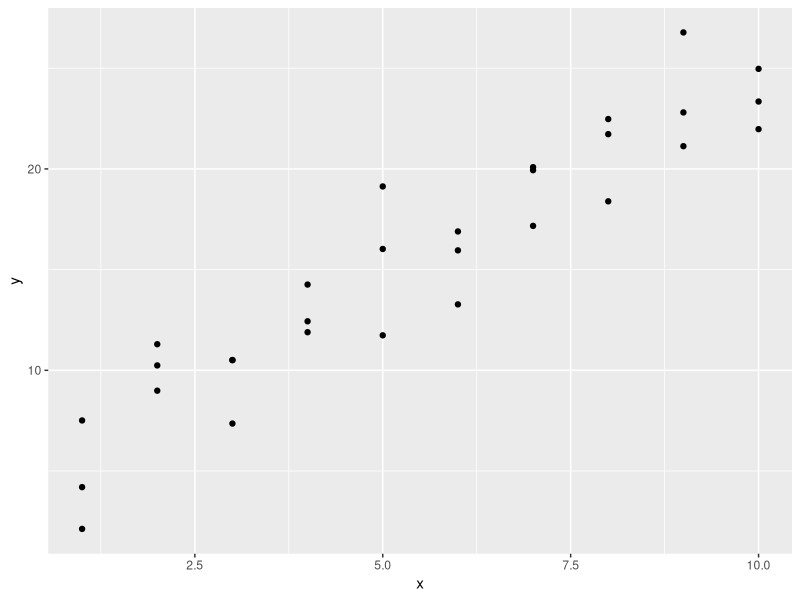
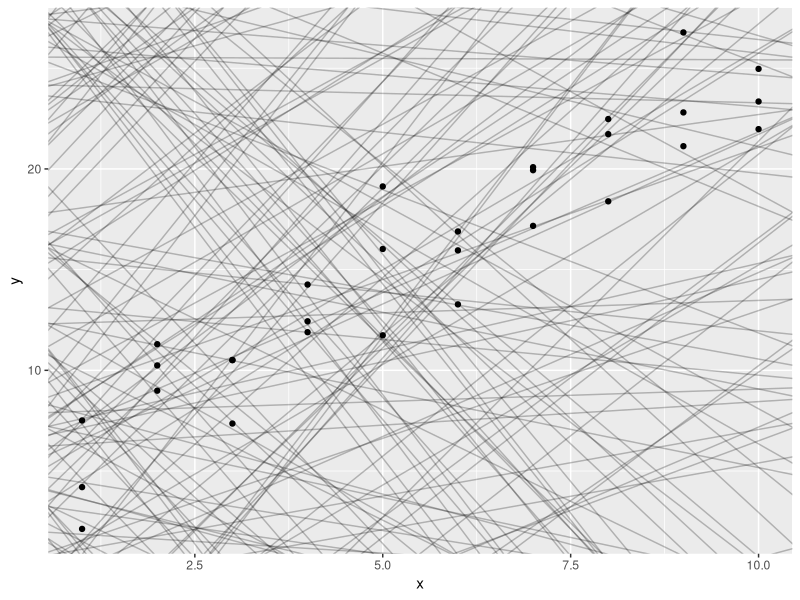
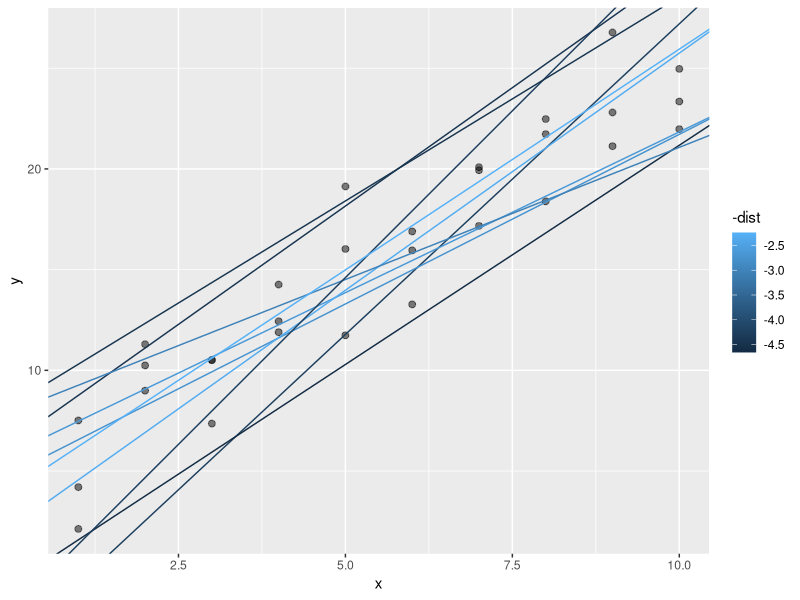
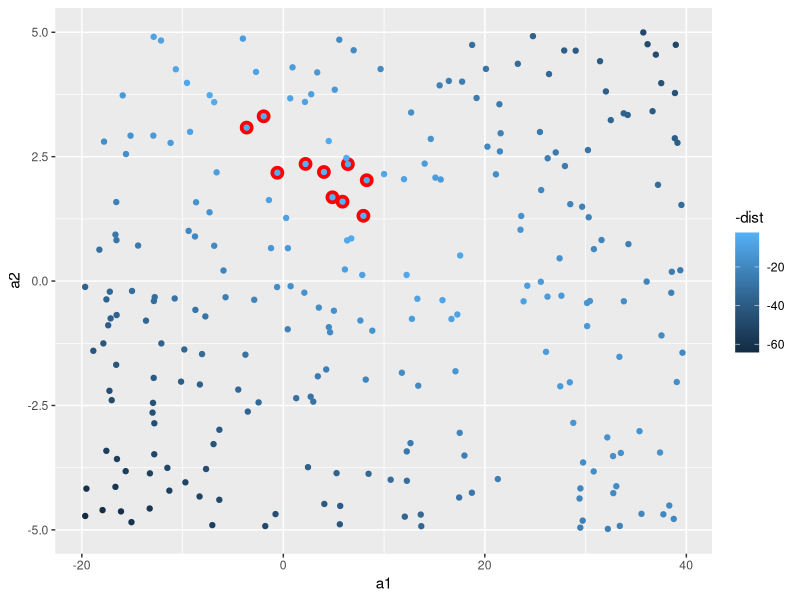
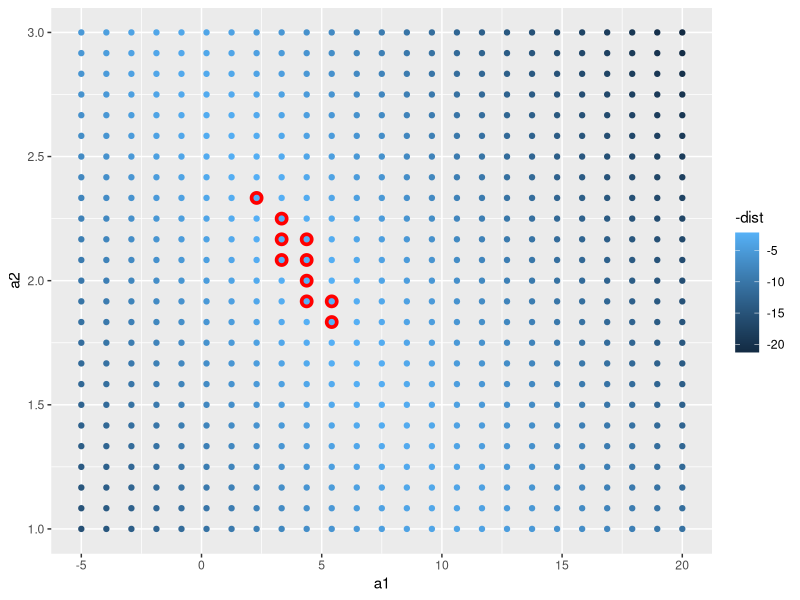
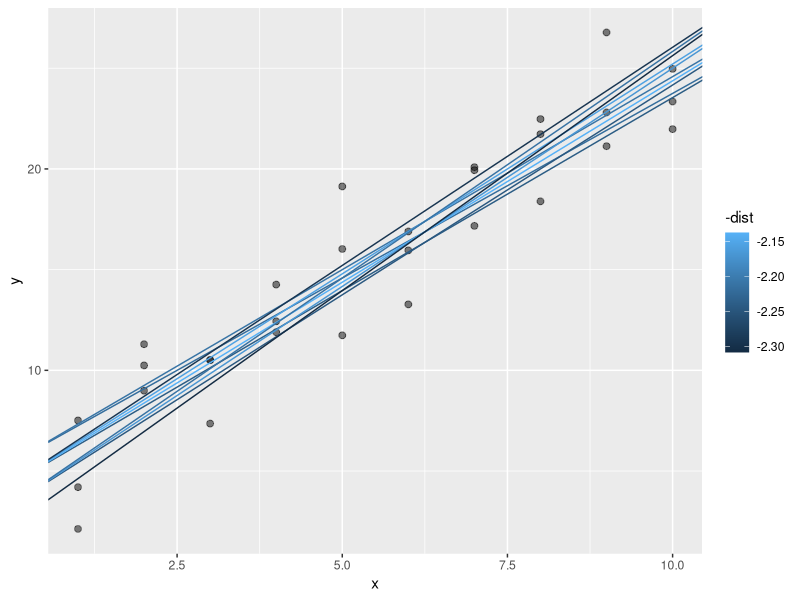
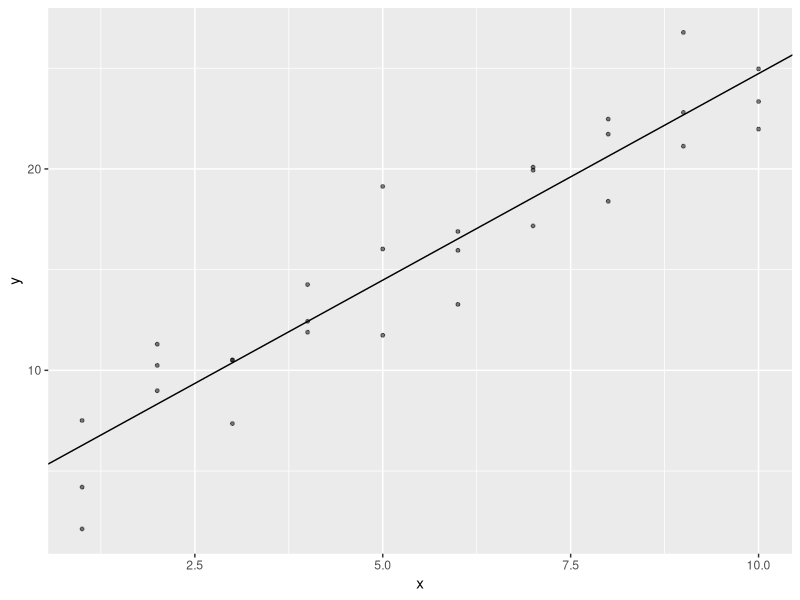
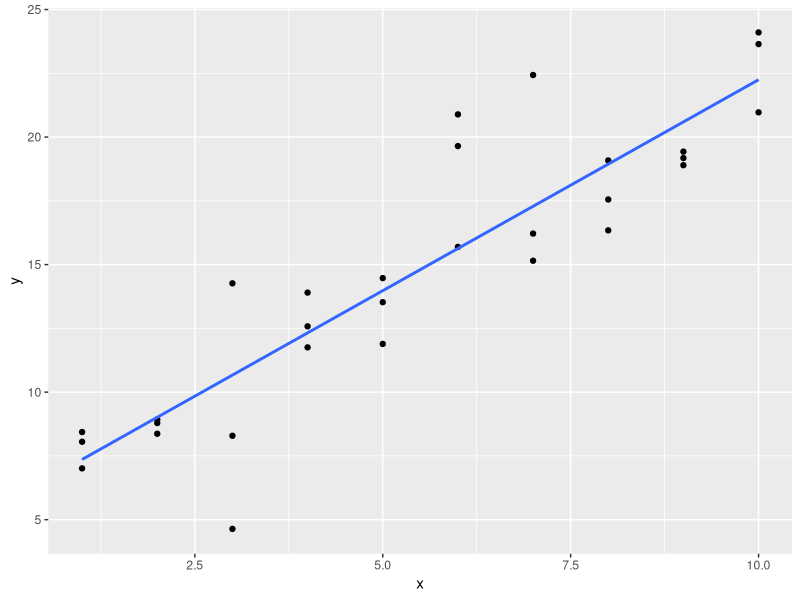

Reproduce these figures in R, in order.

############################## MODEL BASICS ################################

# source: https://r4ds.had.co.nz/model-basics.html


library(tidyverse)
library(modelr)

# NA's are not silently dropped
options(na.action = "na.warn")



# A simple model ----------------------------------------------------------

data(sim1)

# sim1-data set
ggplot(data = sim1, aes(x = x, y = y)) +
  geom_point()



## random search ----------------------------------------------------------
# run mutiple linear models to get a feeling
models <- tibble(
  a1 = runif(n = 250, min = -20, max = 40),
  a2 = runif(n = 250, min = -5, max = 5)
)


ggplot(sim1, aes(x = x, y = y)) + 
  geom_abline(aes(intercept = a1, slope = a2),
              data = models,
              alpha = 0.25) + 
  geom_point()




# create model-prediction-function (turn model into a function)
model1 <- function(a, data) {
  
  # yhat = b0 + b1 * x
  a[1] + a[2] * data$x
}

# 7 and 1.5 are the parameters of the  1.model!
model1(c(7, 1.5), sim1)




# measure distance between yhat and y with one value
# => “root-mean-squared deviation”
# We compute the difference between actual (y)
# and predicted (yhat), square them, average them, 
# and the take the square root. 

measure_distance <- function(mod, data) {
  
  # difference = y - yhat (= b0 + b1 * x)
  diff <- data$y - model1(mod, data)
  
  # square differecnt, average it and take the square root
  sqrt(mean(diff^2))
}


measure_distance(c(7, 1.5), sim1)



# let's compute the difference for all 250 models above

sim1_dist <- function(a1, a2) {
  measure_distance(c(a1, a2), sim1)
}

# need a purrr-helper function because 
# our distance function expects the model 
# as a numeric vector of length 2.
models <- models %>% 
  mutate(dist = purrr::map2_dbl(a1, a2, sim1_dist))

View(models)


# plot the 10 best fitting models
ggplot(sim1, aes(x = x, y = y)) +
  geom_point(size = 2, alpha = 0.5) + 
  geom_abline(
    aes(intercept = a1, slope = a2, color = -dist),
    data = filter(models, rank(dist) <= 10)
  )


# or think of the models as data points (observations)
# again the best 10 are highlighted
ggplot() +
  geom_point(aes(x = a1, y = a2),
             size = 4, 
             color = "red",
             data = filter(models, rank(dist) <= 10)) + 
  geom_point(aes(x = a1, y = a2,
                 color = -dist),
             data = models)



## grid search ------------------------------------------------------------

# instead of fitting models randomly we could do it more 
# systematically

grid <- expand.grid(
  # range is picked from the top 10 models above...
  a1 = seq(-5, 20, length = 25),
  a2 = seq(1, 3, length = 25)
  ) %>% 
  mutate(dist = purrr::map2_dbl(a1, a2, sim1_dist))

grid %>% 
  ggplot(aes(x = a1, y = a2)) + 
  geom_point(data = filter(grid, rank(dist) <= 10),
             size = 4, 
             color = "red") + 
  geom_point(aes(color = -dist))


ggplot(sim1, aes(x = x, y = y)) + 
  geom_point(size = 2, alpha = 0.5) + 
  geom_abline(
    aes(intercept = a1, slope = a2, color = -dist),
    data = filter(grid, rank(dist) <= 10)
  )

# compare to random search => distances between y and yhat are much smaller!
# You could imagine iteratively making the grid finer and finer until
# you narrowed in on the best model. But there is an even better way...




## Newton-Raphson-search --------------------------------------------------
# numerical minimisation tool

best <- optim(c(0, 0), measure_distance, data = sim1)
best$par

# If you have a function that defines the distance between a model and a dataset, 
# an algorithm (optim()) that can minimise that distance by modifying the parameters 
# of the model, you can find the best model. The neat thing about this approach is 
# that it will work for any family of models that you can write an equation for.

ggplot(sim1, aes(x = x, y = y)) +
  geom_point(size = 1, alpha = 0.5) +
  geom_abline(intercept = best$par[1], slope = best$par[2])

# looks damn good!



## linear model -----------------------------------------------------------

# y = a_1 + a_2 * x_1 + a_3 * x_2 + ... a_n * x_(n-1)

sim1_mod <- lm(y ~ x, data = sim1)

coef(sim1_mod)

# These are exactly the same values we got with optim()! 
# Behind the scenes lm() doesn’t use optim() but instead 
# takes advantage of the mathematical structure of linear 
# models. Using some connections between geometry, 
# calculus, and linear algebra, lm() actually finds the 
# closest model in a single step, using a sophisticated 
# algorithm. This approach is both faster, and guarantees 
# that there is a global minimum.




### Exercises -------------------------------------------------------------

# 1)
# One downside of the linear model is that it is **sensitive** to 
# unusual values because the distance incorporates a squared 
# term. Fit a linear model to the simulated data below, and 
# visualise the results. Rerun a few times to generate different 
# simulated datasets. What do you notice about the model?


# student t-distribution
sim1a <- tibble(
  x = rep(1:10, each = 3),
  y = x * 1.5 + 6 + rt(length(x), df = 2)
  )


ggplot(sim1a, aes(x= x, y = y)) +
  geom_point() + 
  geom_smooth(method = "lm", se = FALSE)


# compare to normal distribution
sim1b <- tibble(
  x = rep(1:10, each = 3),
  y = x * 1.5 + 6 * rnorm(length(x), mean = 0, sd = 1)
  )
          

ggplot(sim1b, aes(x = x, y = y)) +
  geom_point() + 
  geom_smooth(method = "lm", se = FALSE)


# the probability to get outliers is higher with the students-t-distribution
# why?
# students-t-distribution has heavier tails than the normal distribution!
# probability for outliers ist higher!

tibble(
  x = seq(-5, 5, length.out = 5000),
  normal = dnorm(x, mean = 0, sd = 1),
  student_t = dt(x, df = 2)
) %>% 
  pivot_longer(cols = c(normal, student_t), 
               names_to = "distribution",
               values_to = "densitiy") %>% 
  ggplot(aes(x = x, y = densitiy, colour = distribution)) +
  geom_line()



# 2)
# One way to make linear models more robust is to use a different distance 
# measure. For example, instead of root-mean-squared distance, you could 
# use mean-absolute distance:

measure_distance_2 <- function(mod, data) {
  diff <- data$y - model1(mod, data)
  mean(abs(diff))
}


# Use optim() to fit this model to the simulated data above and compare 
# it to the linear model.


# Newton-Raphson search with measure_distance_2 (!)
newton_raphson_2 <- optim(c(0, 0), measure_distance_2, data = sim1a)
newton_raphson_2$par


ggplot(sim1a, aes(x = x, y = y)) +
  geom_point(size = 1, alpha = 0.5) +
  geom_abline(intercept = newton_raphson_2$par[1], slope = newton_raphson_2$par[2])


# linear model
linear_model <- lm(y ~ x, data = sim1a)
linear_model$coefficients

ggplot(sim1a, aes(x = x, y = y)) +
  geom_point(size = 1, alpha = 0.5) +
  geom_abline(intercept = linear_model$coefficients[1],
              slope = linear_model$coefficients[2])



# compare to measure_distance
newton_raphson <- optim(c(0, 0), measure_distance, data = sim1a)
newton_raphson$par

ggplot(sim1a, aes(x = x, y = y)) +
  geom_point(size = 1, alpha = 0.5) +
  geom_abline(intercept = newton_raphson$par[1], 
              slope = newton_raphson$par[2])


# compare the regression lines of the 3 models
# coefficients and regression line with measure_distance are the same as the lm-coefficients!
# measure_distance_2 is slightly different => calculated with another formula!





# Visualising models ------------------------------------------------------


## Predictions ------------------------------------------------------------

# predictors show us the pattern, the model has captured!

# take a look at the sim1 data again
View(sim1)


# create a grid
grid <- sim1 %>% 
  data_grid(x)

grid


# add predictions (1 perdiction per x-value)
grid <- grid %>% 
  add_predictions(sim1_mod)

grid


# plot => the predictors reduce the model (linear relationship between the data points)
ggplot() +
  geom_point(data = sim1, aes(x = x, y = y)) +
  geom_line(data = grid, aes(x = x, y = pred),
            color = "red")




## Residuals (flip side of predictors) ------------------------------------

# residuals tell you what the model has missed!
# residuals = y (observed values) - yhat (predicted values)

# we need the original data set to calculate the residuals!
sim1 <- sim1 %>% 
  add_residuals(sim1_mod)

sim1


# how spread are the residuals?
ggplot(sim1, aes(x = resid)) +
  geom_freqpoly(binwidth = 0.5)

# mean of the residuals will always be 0
mean(sim1$resid)

ggplot(sim1, aes(x = x, y = resid)) + 
  geom_ref_line(h = 0, colour = "red") +
  geom_point()


# Putting a reference line at zero for residuals is important because 
# good models (generally) should have residuals centered at zero, with 
# approximately the same variance (or distribution) over the support of x, 
# and no correlation. A zero reference line makes it easier to judge these 
# characteristics visually.




### Exercises  ------------------------------------------------------------

# Instead of using lm() to fit a straight line, you can use loess() to fit 
# a smooth curve. Repeat the process of model fitting, grid generation, 
# predictions, and visualization on sim1 using loess() instead of lm(). 
# How does the result compare to geom_smooth()?


sim1_loess <- loess(y ~ x, data = sim1)
sim1_lm <- lm(y ~ x, data = sim1)


sim1 <- sim1 %>% 
  add_residuals(sim1_lm) %>% 
  add_predictions(sim1_lm) %>% 
  add_residuals(sim1_loess, var = "resid_loess") %>% 
  add_predictions(sim1_loess, var = "pred_loess")


sim1

# plot predictors (loess)
ggplot(data = sim1, aes(x = x, y = y)) +
  geom_point() +
  geom_line(aes(x = x, y = pred_loess), color = "red", size = 1)

# NOTE: this is the default method of geom_smooth...
ggplot(data = sim1, aes(x = x, y = y)) +
  geom_point() +
  geom_smooth(se = FALSE)

# plot predictors (lm)
ggplot(data = sim1, aes(x = x, y = y)) +
  geom_point() + 
  geom_line(aes(x = x, y = pred), color = "red", size = 1)

# NOTE: this is another method of geom_smooth...
ggplot(data = sim1, aes(x = x, y = y)) +
  geom_point() + 
  geom_smooth(method = "lm", se = FALSE)


# compare the residuals (!)
ggplot(data = sim1) +
  geom_ref_line(h = 0, colour = "black") + 
  # lm
  geom_point(aes(x = x, y = resid), color = "red") +
  # loess 
  geom_point(aes(x = x, y = resid_loess), color = "blue")

# loess has in general smaller residuals within (!) the sample...




## Categorical variables --------------------------------------------------


# Generating a function from a formula is straight forward when the predictor is 
# continuous, but things get a bit more complicated when the predictor is **categorical**. 
# Imagine you have a formula like y ~ sex, where sex could either be male or female. 
# It doesn’t make sense to convert that to a formula like y = x_0 + x_1 * sex because 
# sex isn’t a number - you can’t multiply it! Instead what R does is convert it to 
# y = x_0 + x_1 * sex_male where sex_male is one if sex is male and zero otherwise:

df <- tribble(
  ~ sex, ~ response,
  "male", 1,
  "female", 2,
  "male", 1
)

df

model_matrix(df, response ~ sex)

# **dummy-trap**
# You might wonder why R also doesn’t create a sexfemale column. The problem 
# is that would create a column that is perfectly predictable based on the 
# other columns (i.e. sexfemale = 1 - sexmale). Unfortunately the exact details 
# of why this is a problem is beyond the scope of this book, but basically it 
# creates a model family that is too flexible, and will have infinitely many 
# models that are equally close to the data.


# plot
data(sim2)
View(sim2)
ggplot(sim2, aes(x = x , y = y)) +
  geom_point()


# generate model
mod2 <- lm(y ~ x, data = sim2)

grid <- sim2 %>% 
  data_grid(x) %>% 
  # again one perditor per x value...
  add_predictions(mod2)

grid


# Effectively, a model with a categorical X-variable will predict 
# the mean value for each category!
# Why? Because the mean minimises the root-mean-squared distance!
ggplot(data = sim2, aes(x = x, y = y)) +
  geom_point() +
  geom_point(data = grid, aes(x = x, y = pred), 
             color = "red",
             size = 2)


# compare to the regression-output!
mod2
# xa is the reference category
# the coefficients tell you the difference between the mean values!
# for example if you switch form xa (mean = 1.15) to xb (mean = 8.12)
# the coefficient is 8.12 - 1.15 = 6.96
# etc.!



## Interactions (continuous and categorical) ------------------------------

data(sim3)

# what happens if you have a contonuous and a categorical predictors?
# lets take a look! x1 = continuous, x2 = categorical
ggplot(data = sim3, aes(x = x1, y = y)) +
  geom_point(aes(color = x2))


# 2 possible models
# 1. 
mod1 <- lm(y ~ x1 + x2, data = sim3)

# 2.
mod2 <- lm(y ~ x1 * x2, data = sim3)
# y ~ x1 * x2 is translated to y = a_0 + a_1 * x1 + a_2 * x2 + a_12 * x1 * x2
# Note that whenever you use *, both the interaction AND 
# the individual components are included in the model.


# visualise these two models
# create a data-grid
grid <- sim3 %>% 
  # now we need both variables!
  data_grid(x1, x2) %>% 
  # gather the predictions form both models in one step
  gather_predictions(mod1, mod2)


View(grid)


# visualise the results for both models
ggplot(data = sim3, aes(x = x1, y = y, color = x2)) +
  geom_point() +
  geom_line(data = grid, aes(x = x1, y = pred, color = x2)) +
  facet_wrap(~model) +
  labs(title = "Model Comparison (continuous and categorical)",
       subtitle = "mod1 = no interactions | mod2 = interactions")

# Note that the model that uses + (no interaction) has the same slope for each 
# line, but different intercepts. The model that uses * (interaction) has a 
# different slope AND intercept for each line.


# which model perfoms better?
# take a look at the residuals!

sim3 <- sim3 %>% 
  gather_residuals(mod1, mod2)

View(sim3)

sim3 %>% 
  ggplot(aes(x = x1, y = resid, color = x2)) +
  geom_point() + 
  # facet grid (model AND x2)
  facet_grid(~ model ~ x2)

# mod1: patterns are clearly visible (!)
# => mod1 has missed these patterns!

# mod2: no patterns visible
# => mod2 has captured these patterns! 



## Interactions (two continuous) ------------------------------------------

data (sim4)

mod1 <- lm(y ~ x1 + x2, data = sim4)
mod2 <- lm(y ~ x1 * x2, data = sim4)
# y ~ x1 * x2 is translated to y = a_0 + a_1 * x1 + a_2 * x2 + a_12 * x1 * x2

grid <- sim4 %>% 
  data_grid(
    # not every single value of x is needed here...
    # take a look at the seq_range()-function!
    # => pretty = TRUE, trim, expand...
    x1 = seq_range(x1, 5),
    x2 = seq_range(x2, 5)
  ) %>% 
  gather_predictions(mod1, mod2)


grid


# visualise model (first as a 3d surface from the top)

ggplot(data = grid, aes(x = x1, y = x2, fill = pred)) +
  geom_tile() + 
  facet_wrap(~ model) +
  scale_fill_viridis_b() +
  labs(title = "Model Comparison (continuous and continuous)",
       subtitle = "mod1 = no interactions | mod2 = interactions")

# the models do not look that different...



# visualise model (multiple slices from either side)

p1 <- ggplot(data = grid, aes(x = x1, y = pred, color = x2, group = x2)) + 
  geom_line() + 
  facet_wrap(~ model) +
  labs(title = "Model Comparison (continuous and continuous)",
       subtitle = "mod1 = no interactions | mod2 = interactions")


p2 <- ggplot(data = grid, aes(x = x2, y = pred, color = x1, group = x1)) +
  geom_line() + 
  facet_wrap(~ model) +
  labs(title = "Model Comparison (continuous and continuous)",
       subtitle = "mod1 = no interactions | mod2 = interactions")


library(patchwork)
p1 + p2

# An interaction says that there’s not a fixed offset: 
# => you need to consider both (!) values of x1 and x2 simultaneously in order to predict y.
# Interaction: x1 and x2 are connected (if you change one of them, you change the other as well)
# => different slopes AND intercepts!


# You can see that even with just two continuous variables, coming up with good visualisations 
# are hard. But that’s reasonable: you shouldn’t expect it will be easy to understand how 
# three or more variables simultaneously interact!




## Transformations --------------------------------------------------------

# Transformations are useful because you can use them to approximate non-linear 
# functions. If you’ve taken a calculus class, you may have heard of Taylor’s 
# theorem which says you can approximate any smooth function with an infinite 
# sum of polynomials. That means you can use a polynomial function to get 
# arbitrarily close to a smooth function by fitting an equation like 
# y = a_1 + a_2 * x + a_3 * x^2 + a_4 * x ^ 3. 
# Typing that sequence by hand is tedious, so R provides a helper function: poly():

# NOTE: you can always take a look, what R is doing in the "background"

df <- tribble(
  ~y, ~x,
  1,  1,
  2,  2, 
  3,  3
)

model_matrix(df, y ~ poly(x, 2))

# Outside the range of the data, polynomials rapidly shoot off to + or - inf
# => be careful with poly()

# better use splines!

library(splines)

model_matrix(df, y ~ ns(x, 2))


# What does it look like when we try to approximate a non-linear (!) model?

# generate the data first!
sim5 <- tibble(
  x = seq(0, 3.5 * pi, length = 50),
  
  # rnorm adds some random noise to the data
  y = 4 * sin(x) + rnorm(n = length(x))
)


# No noise
sim5_NoNoise <- tibble(
  x = seq(0, 3.5 * pi, length = 50),
  y = 4 * sin(x)
  )



# create models (5 each) & grids
mod1 <- lm(y ~ ns(x, 1), data = sim5)
mod2 <- lm(y ~ ns(x, 2), data = sim5)
mod3 <- lm(y ~ ns(x, 3), data = sim5)
mod4 <- lm(y ~ ns(x, 4), data = sim5)
mod5 <- lm(y ~ ns(x, 5), data = sim5)

mod1_NoNoise <- lm(y ~ ns(x, 1), data = sim5_NoNoise)
mod2_NoNoise <- lm(y ~ ns(x, 2), data = sim5_NoNoise)
mod3_NoNoise <- lm(y ~ ns(x, 3), data = sim5_NoNoise)
mod4_NoNoise <- lm(y ~ ns(x, 4), data = sim5_NoNoise)
mod5_NoNoise <- lm(y ~ ns(x, 5), data = sim5_NoNoise)

# grids
grid <- sim5 %>% 
  data_grid(x = seq_range(x, n = 50, expand = 0.1)) %>% 
  gather_predictions(mod1, mod2, mod3, mod4, mod5)


grid_NoNoise <- sim5_NoNoise %>% 
  data_grid(x = seq_range(x, n = 50, expand = 0.1)) %>% 
  gather_predictions(mod1_NoNoise, mod2_NoNoise, mod3_NoNoise, mod4_NoNoise, mod5_NoNoise)



# plot
ggplot(data = sim5, aes(x = x, y = y)) +
  geom_point() +
  geom_line(data = grid, aes(x = x, y = pred), color = "red") + 
  facet_wrap(~ model)


ggplot(data = sim5_NoNoise, aes(x = x, y = y)) + 
  geom_point() + 
  geom_line(data = grid_NoNoise, aes(x = x, y = pred), color = "red") +
  facet_wrap(~ model)


# Note the difference between the two data sets!

# Notice that the extrapolation outside the range of the data is clearly bad. 
# This is the downside to approximating a function with a polynomial. But this 
# is a very real problem with every model: the model can never tell you if 
# the behaviour is true when you start extrapolating outside the range of 
# the data that you have seen. 



### Exercises -------------------------------------------------------------

# 1)
# What happens if you repeat the analysis of sim2 using a model without an 
# intercept. What happens to the model equation? What happens to the predictions?

data(sim2)

mod_1 <- lm(y ~ x, data = sim2)
# remove intercept
mod_2 <- lm(y ~ x - 1, data = sim2)

# create a grid
grid <- sim2 %>% 
  data_grid(x) %>% 
  spread_predictions(mod_1, mod_2)

grid
# the predictions are the same!


# coefficients are different!
summary(mod_1)
# with the intercept => xa as reference category
summary(mod_2)
# without the intercept => no reference category



# 2)
# Use model_matrix() to explore the equations generated for the models 
# I fit to sim3 and sim4. Why is * a good shorthand for interaction?

model_matrix(y ~ x1 * x2, data = sim3)
model_matrix(y ~ x1 * x2, data = sim4)


# The asterisk * is good shorthand for an interaction since an interaction 
# between x1 and x2 includes terms for x1, x2, and the product of x1 and x2.



# 3)
# Using the basic principles, convert the formulas in the following two models 
# into functions. (Hint: start by converting the categorical variable 
# into 0-1 variables.)


### mod1
mod1 <- lm(y ~ x1 + x2, data = sim3)

# create function (special case of model_matrix()) => hard coded!
# creating dummy-variables!
model_matrix_mod1 <- function(.data) {
  mutate(.data,
         # using the fact that locigals can be
         # represented with 0s and 1s
         x2b = as.numeric(x2 == "b"),
         x2c = as.numeric(x2 == "c"),
         x2d = as.numeric(x2 == "d"),
         `(Intercept)` = 1) %>% 
    select(`(Intercept)`, x1, x2b, x2c, x2d)
}

model_matrix_mod1(sim3)



# create funciton (special case of model_matrix()) => not hard coded!
model_matrix_mod1b <- function(.data){
  
  # crab the levels of the categorial variable
  lvls <- levels(.data$x2)
  
  # drop the first level (reference categoriy)
  lvls <- lvls[2:length(lvls)]
  
  # create indicator variable for each level of x2
  for (lvl in lvls) {
    
    # new column name x2 + level name
    varname <- str_c("x2", lvl)
    
    # add indicator variable for lvl
    .data[[varname]] <- as.numeric(.data$x2 == lvl)
  }
  
  # generate list of variables to keep
  x2_variables <- str_c("x2", lvls)
  
  # add an intercept
  .data[["(Intercept)"]] <- 1
  
  # keep x1 and x2 indicator variables
  select(.data, `(Intercept)`, x1, all_of(x2_variables))
}

model_matrix_mod1b(sim3)



### mod2
mod2 <- lm(y ~ x1 * x2, data = sim3)

# create function (special case of model_matrix()) => hard coded!
model_matrix_mod2 <- function(.data) {
  mutate(.data,
         `(Intercept)` = 1,
         x2b = as.numeric(x2 == "b"),
         x2c = as.numeric(x2 == "c"),
         x2d = as.numeric(x2 == "d"),
         `x1:x2b` = x1 * x2b,
         `x1:x2c` = x1 * x2c,
         `x1:x2d` = x1 * x2d) %>% 
    select(`(Intercept)`, x1, x2b, x2c, x2d, `x1:x2b`, `x1:x2c`, `x1:x2d`)
}

model_matrix_mod2(sim3)



# create function (special case of model_matrix()) => not hard coded!
# use model_matrix_mod1b()
model_matrix_mod2b <- function(.data){
  
  # get dataset with x1 and x2 indicator variables
  out <- model_matrix_mod1b(.data)
  
  # get names of the x2 indicator columns
  # ^ to match the start of the string.
  x2cols <- str_subset(colnames(out), "^x2")
  
  # create interactions between x1 and the x2 indicator columns
  for (varname in x2cols) {
    
    # name of the interaction variable
    newvar <- str_c("x1:", varname)
    out[[newvar]] <- out$x1 * out[[varname]]
  }
  
  # print 
  out
  
}

model_matrix_mod2b(sim3)



# 4)
# For sim4, which of mod1 and mod2 is better? I think mod2 does a slightly 
# better job at removing patterns, but it’s pretty subtle. Can you come 
# up with a plot to support my claim?

mod1 <- lm(y ~ x1 + x2, data = sim4)
mod2 <- lm(y ~ x1 * x2, data = sim4)

# take a look at the residuals
# gahter them first
sim4_mods <- sim4 %>% 
  gather_residuals(mod1, mod2)

sim4_mods


# plot => frequency plot!
ggplot(data = sim4_mods, aes(x = resid, color = model)) +
  geom_freqpoly(bins = 15) +
  geom_rug()

# absolute values
ggplot(data = sim4_mods, aes(x = abs(resid), color = model)) +
  geom_freqpoly(bins = 15) + 
  geom_rug()

# not much difference between the residuals visible...
#  However, mod2 appears to have fewer residuals in the tails 
# of the distribution between 2.5 and 5 (although the most extreme 
# residuals are from mod2.
# => not really clear


# calculate the standard deviations
sim4_mods %>% 
  group_by(model) %>% 
  summarise(sd = sd(resid))

# mod2 has a slightly smaller sd => performs better




## Missing values --------------------------------------------------------

# Missing values obviously can not convey any information about the relationship 
# between the variables, so modelling functions will drop any rows that contain 
# missing values. R’s default behaviour is to silently drop them, but 
# options(na.action = na.warn) (run in the prerequisites), makes sure you get a warning.

# check out exactely how many observations were used
nobs(mod1)
nobs(mod2)



# This chapter has focussed exclusively on the class of linear models, which 
# assume a relationship of the form y = a_1 * x1 + a_2 * x2 + ... + a_n * xn. 
# Linear models additionally assume that the residuals have a normal distribution - 
# which we haven’t talked about - and that the response is continuous. 


# for further information: 
# => https://r4ds.had.co.nz/model-basics.html#other-model-families
